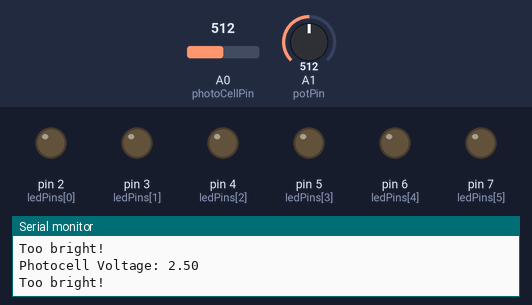
Recording of a sketch running on a simulated Arduino Uno, built with avr-gcc and run on an emulated ATmega328P. On the bench: output pins drawn as LEDs (lit = HIGH), the last lines printed to the serial monitor. The inputs (shaded band) are chosen by the test bench; at power-on: A0 (photoCellPin) = 512, A1 (potPin) = 512.

Above: at 1.3 s.
1.4 s: A0 (photoCellPin) set to 503
At 2.0 s:
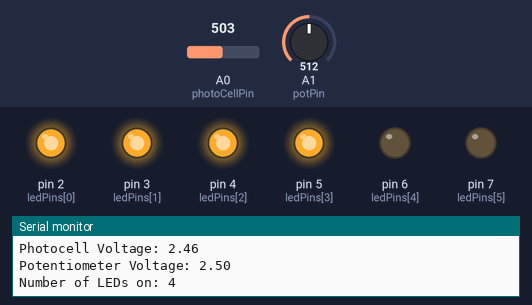
3.0 s: A1 (potPin) set to 668
4.5 s: A1 (potPin) set to 691
At 5.6 s:
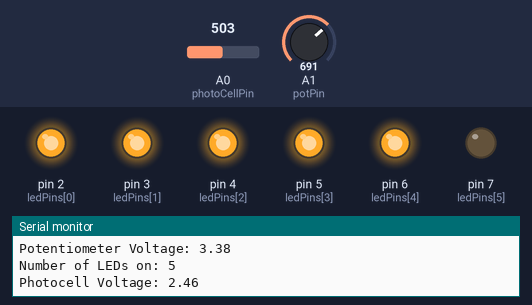
6.0 s: A1 (potPin) set to 511
At 6.8 s:
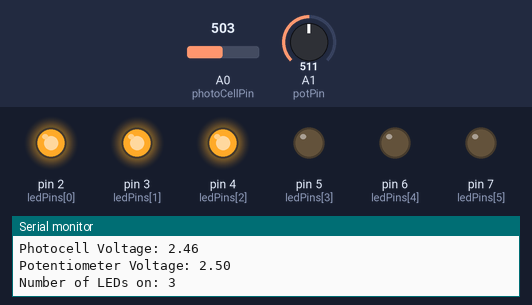
7.6 s: A1 (potPin) set to 357
9.1 s: A1 (potPin) set to 332
At 10.5 s:
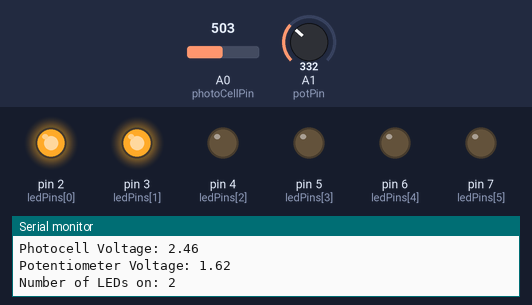
Timing chart, 0 to 11.6 s (numbered marks = the images above; inputs shaded):
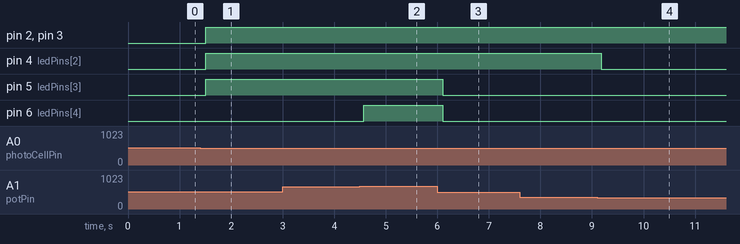

Measured:
- the behaviour switches between 512 and 511 on A0 (photoCellPin) (found by bisection; images 0 and 1)
- the behaviour switches between 682 and 683 on A1 (potPin) (found by bisection; images 1 and 2)
- the behaviour switches between 342 and 341 on A1 (potPin) (found by bisection; images 3 and 4)
- after the input at 1.4 s, pin 2 (ledPins[0]), pin 3 (ledPins[1]), pin 4 (ledPins[2]), pin 5 (ledPins[3]): LOW → HIGH after 0.10 s
- after the input at 4.5 s, pin 6 (ledPins[4]): LOW → HIGH after 0.07 s
- after the input at 6.0 s, pin 5 (ledPins[3]), pin 6 (ledPins[4]): HIGH → LOW after 0.11 s
- after the input at 9.1 s, pin 4 (ledPins[2]): HIGH → LOW after 0.08 s

The sketch:

project_2_code.ino
```cpp
const int potPin = A1;
const int photoCellPin = A0;
const int ledPins[] = { 2, 3, 4, 5, 6, 7 };
const long length = sizeof(ledPins) / sizeof(ledPins[0]);
const float threshold = 5.0 / length;

void setup() {
  Serial.begin(9600);
  for (int i = 0; i < length; i++) {
    pinMode(ledPins[i], OUTPUT);
  }
}

void loop() {
  int potValue = analogRead(potPin);
  float voltage = potValue * (5.0 / 1023.0);
  int photoValue = analogRead(photoCellPin);
  float voltagePhoto = photoValue * (5.0 / 1023.0);

  Serial.print("Photocell Voltage: ");
  Serial.println(voltagePhoto);

  if (voltagePhoto < 2.50) {
     Serial.print("Potentiometer Voltage: ");
    Serial.println(voltage);
    int count = 0;
    for (int i = 0; i < length; i++) {
      if (voltage > threshold * i) {
        digitalWrite(ledPins[i], HIGH);
        count = count + 1;
      } else {
        digitalWrite(ledPins[i], LOW);
      }
    }
    Serial.print("Number of LEDs on: ");
    Serial.println(count);
  }
  else{
    for (int i = 0; i < length; i++) {
      digitalWrite(ledPins[i], LOW);
    }
    Serial.println("Too bright!");

  }

  delay(500);
}
```
